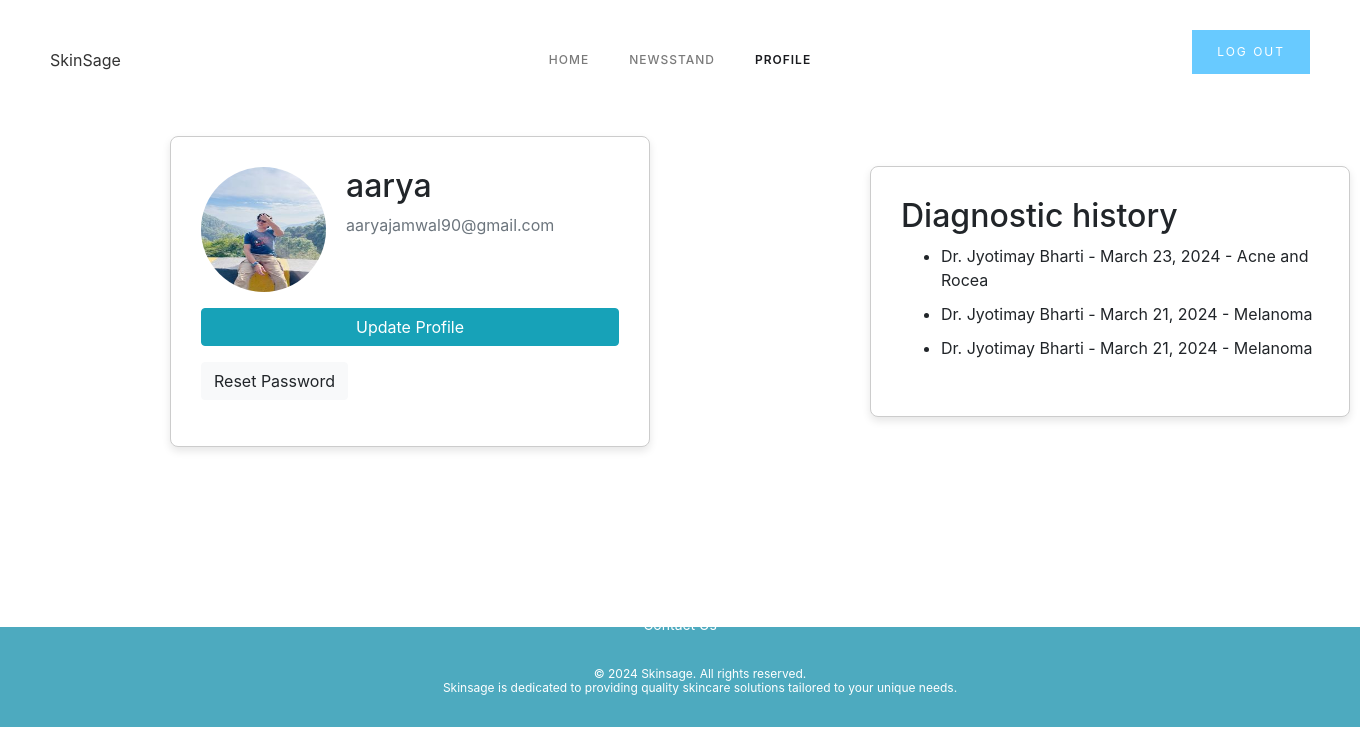
Before: /profile/ (signed in) with the older database file.
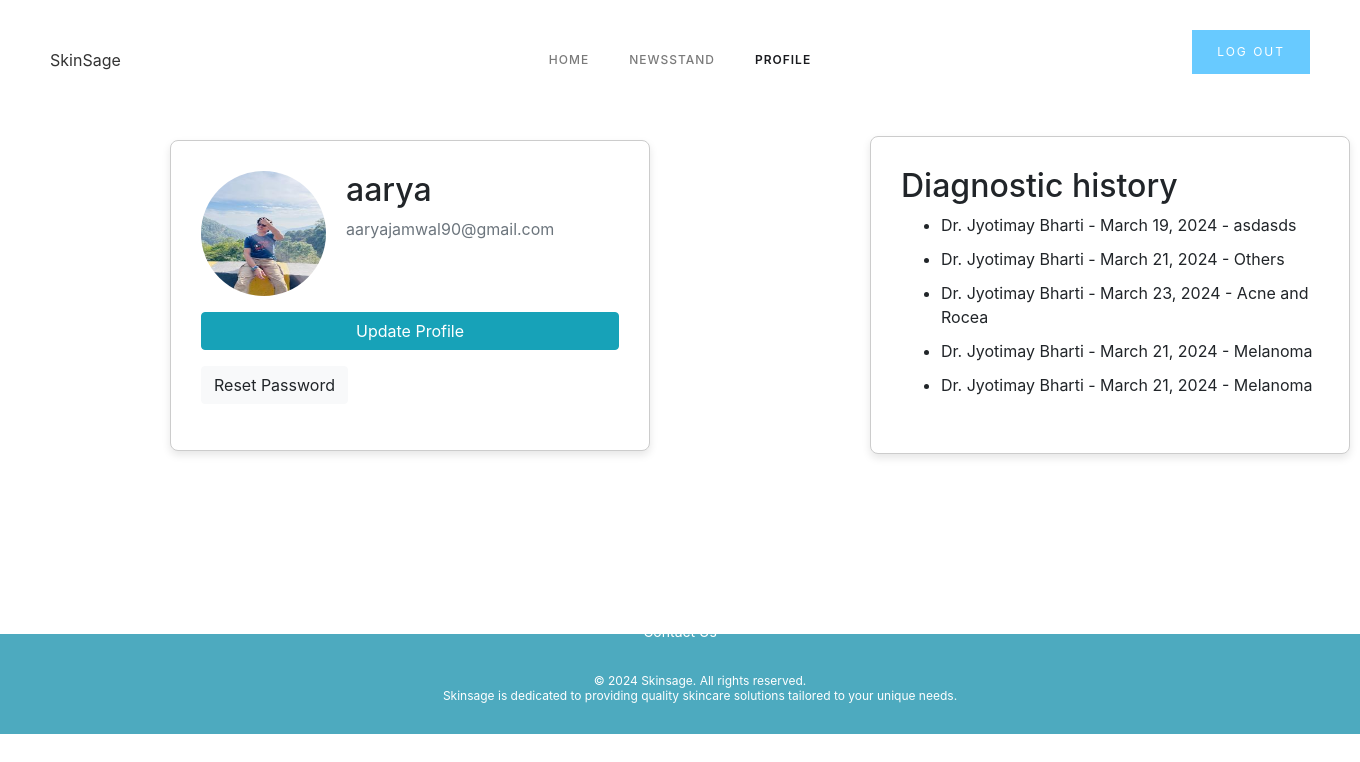
After: the same page with the newer database file.
### users/models.py (models this page shows, shortened)
class Appointment(models.Model):
    user = models.ForeignKey(User, on_delete=models.CASCADE)
    doctor = models.ForeignKey(Doctor, on_delete=models.CASCADE, default=1)
    date = models.DateField(null=True)
    additional_info = models.TextField(blank=True)
    disease = models.TextField(null=True)
    time = models.TimeField(null=True)

class Doctor(models.Model):
    name = models.CharField(max_length=255)
    location = models.ForeignKey(Location, on_delete=models.CASCADE)
    image = models.ImageField(default='default.jpg', upload_to='profile_pics')
    speciality = models.TextField(max_length=100, null=True)
    qualification = models.TextField(max_length=100, null=True)
    address = models.TextField(null=True, max_length=255)
    phone = models.IntegerField(null=True)
    def __str__(self):
        return self.name

### users/views.py (the view)
# urls.py: path('profile/', views.profile, name='profile'),
@login_required()
def profile(request):
    user_appointments = Appointment.objects.filter(user=request.user)
    return render(request,'users/profile.html', {'appointments': user_appointments})

### users/templates/users/profile.html (shortened to what this page needs)
{% extends 'skin_app/base.html' %}
{% load static %}
{% block content %}
<head>
    <link rel="stylesheet" href="https://cdn.jsdelivr.net/npm/bootstrap@4.3.1/dist/css/bootstrap.min.css"
>
</head>
<body>
<br><br><br><br>
        <div class="container-6 w-container">
    <div class="card-container w-layout-blockcontainer container-12 w-container">
        <div class="card">
            <h2>Diagnostic history</h2>
            {% if appointments %}
                    <ul>
                        {% for appointment in appointments reversed %}
                            <li>
                                {{ appointment.doctor }} - {{ appointment.date }} - {{ appointment.additional_info}}
                            </li>
                        {% endfor %}
                    </ul>
                {% else %}
                    <p>No appointments found.</p>
                {% endif %}
        </div>
    </div>
    <div class="card-container w-layout-blockcontainer container-13 w-container">
        <div class="card">
            <div class="media">
                <img class="rounded-circle account-img" src="{{ user.profile.image.url }}">
                <div class="media-body">
                    <h2 class="account-heading">{{ user.username }}</h2>
                    <p class="text-secondary">{{ user.email }}</p>
                </div>
            </div>
            <a class="btn btn-info mb-3" href="{% url 'update-profile' %}">Update Profile</a>
            <div>
                <a class="btn btn-light mb-3" href="{% url 'password_reset' %}">Reset Password</a>
            </div>
        </div>
    </div>
</div>
</body>
<br><br><br><br><br>
{% endblock content %}

Changed rows visible on the page:
added Appointment: doctor "Dr. Jyotimay Bharti", date "March 19, 2024", additional_info "asdasds"
added Appointment: doctor "Dr. Jyotimay Bharti", date "March 21, 2024", additional_info "Others"
